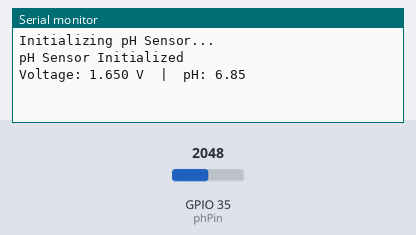
A sketch run on a simulated ESP32. On the bench: the last lines printed to the serial monitor. The inputs (shaded band) are chosen by the test bench; at power-on: GPIO 35 (phPin) = 2048.

Above: at 2.2 s.
2.3 s: GPIO 35 (phPin) set to 2866
At 3.6 s:
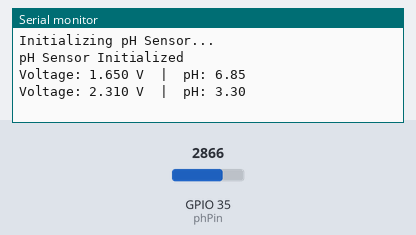
3.8 s: GPIO 35 (phPin) set to 3603
At 5.9 s:
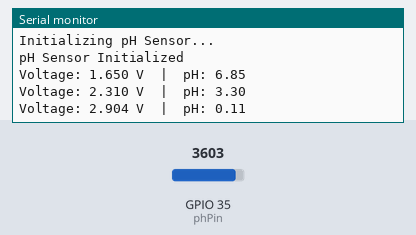
Timing chart, 0 to 7.4 s (numbered marks = the images above; inputs shaded):
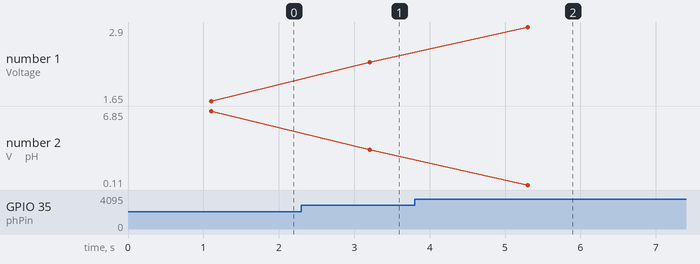

Measured:
- after the input at 2.3 s, the serial monitor: prints a new line after 0.90 s (image 1)
- after the input at 3.8 s, the serial monitor: prints a new line after 1.5 s (image 2)
- plotted number 1: 1.65 → 2.31 after the input at 2.3 s, 2.31 → 2.9 after the input at 3.8 s
- plotted number 2: 6.85 → 3.3 after the input at 2.3 s, 3.3 → 0.11 after the input at 3.8 s

The sketch:

ph_sensor_v2.ino
```cpp
// ===== pH Sensor Reference Values =====
// 1.25V → pH 9   (Alkaline)
// 1.65V → pH 7   (Neutral)
// 2.18V → pH 4   (Acidic)

const int phPin = 35;  // Analog input pin (ESP32 ADC1_CH7)

// ===== Setup =====
void setup() {
  Serial.begin(115200);
  delay(1000);
  Serial.println("Initializing pH Sensor...");
  pinMode(phPin, INPUT);
  Serial.println("pH Sensor Initialized");
}

// ===== Loop =====
void loop() {
  int buf[10], temp;
  unsigned long avgValue = 0;

  // Step 1: Take 10 readings
  for (int i = 0; i < 10; i++) {
    buf[i] = analogRead(phPin);
    delay(10);  // small delay between samples
  }

  // Step 2: Sort readings (simple bubble sort)
  for (int i = 0; i < 9; i++) {
    for (int j = i + 1; j < 10; j++) {
      if (buf[i] > buf[j]) {
        temp = buf[i];
        buf[i] = buf[j];
        buf[j] = temp;
      }
    }
  }

  // Step 3: Average middle 6 values
  for (int i = 2; i < 8; i++) {
    avgValue += buf[i];
  }
  float avgADC = avgValue / 6.0;

  // Step 4: Convert ADC value → voltage (ESP32 = 12-bit ADC, 3.3V reference)
  float voltage = avgADC * (3.3 / 4095.0);

  // Step 5: Convert voltage → pH (linear interpolation)
  // Using the reference points: (1.25V, 9), (1.65V, 7), (2.18V, 4)
  // Slope = (4 - 9) / (2.18 - 1.25) = -5 / 0.93 ≈ -5.38
  // Intercept = 9 - (-5.38 * 1.25) = 15.73
  float phValue = -5.38 * voltage + 15.73;

  // Step 6: Print result
  Serial.print("Voltage: ");
  Serial.print(voltage, 3);
  Serial.print(" V  |  pH: ");
  Serial.println(phValue, 2);

  delay(2000);  // 2 seconds between readings
}
```
